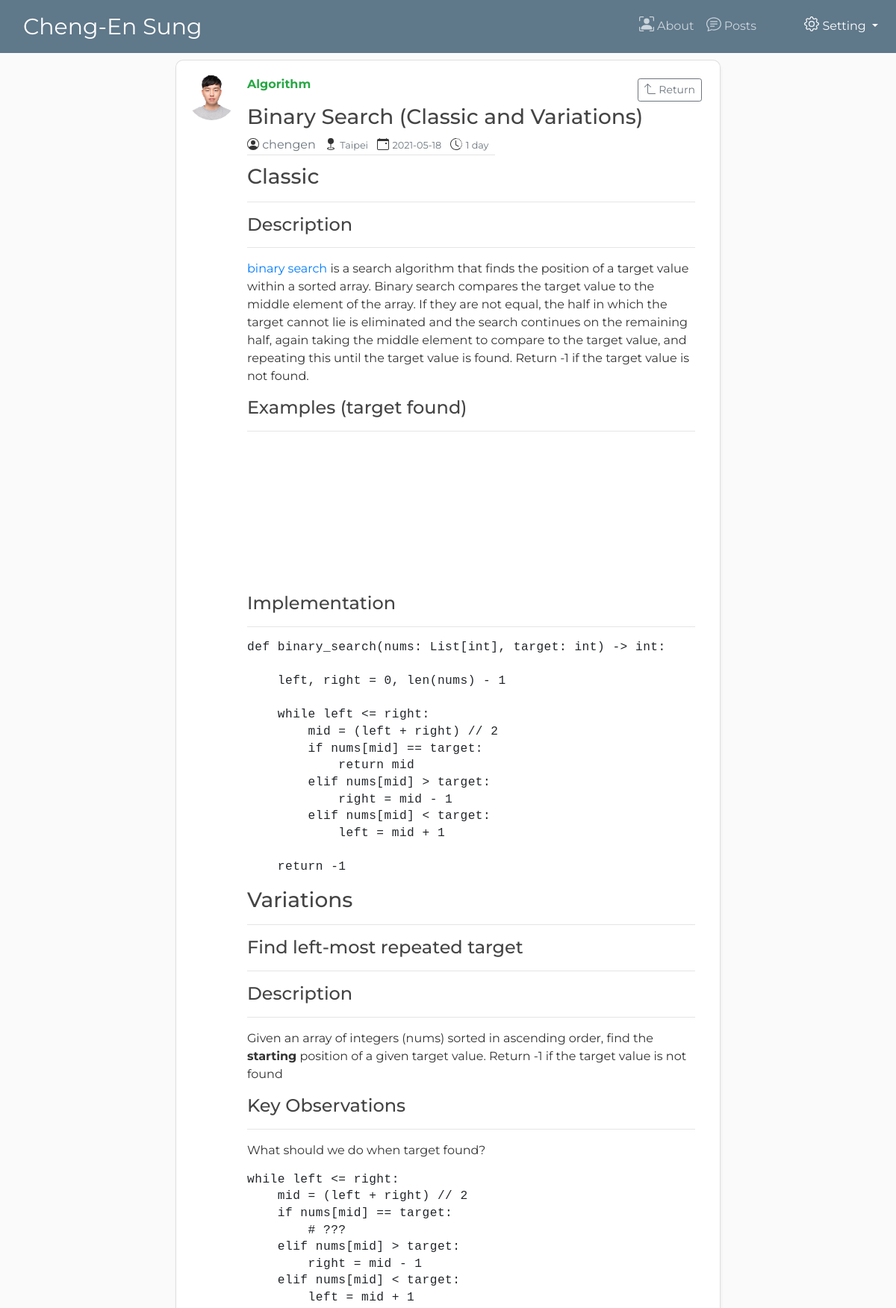
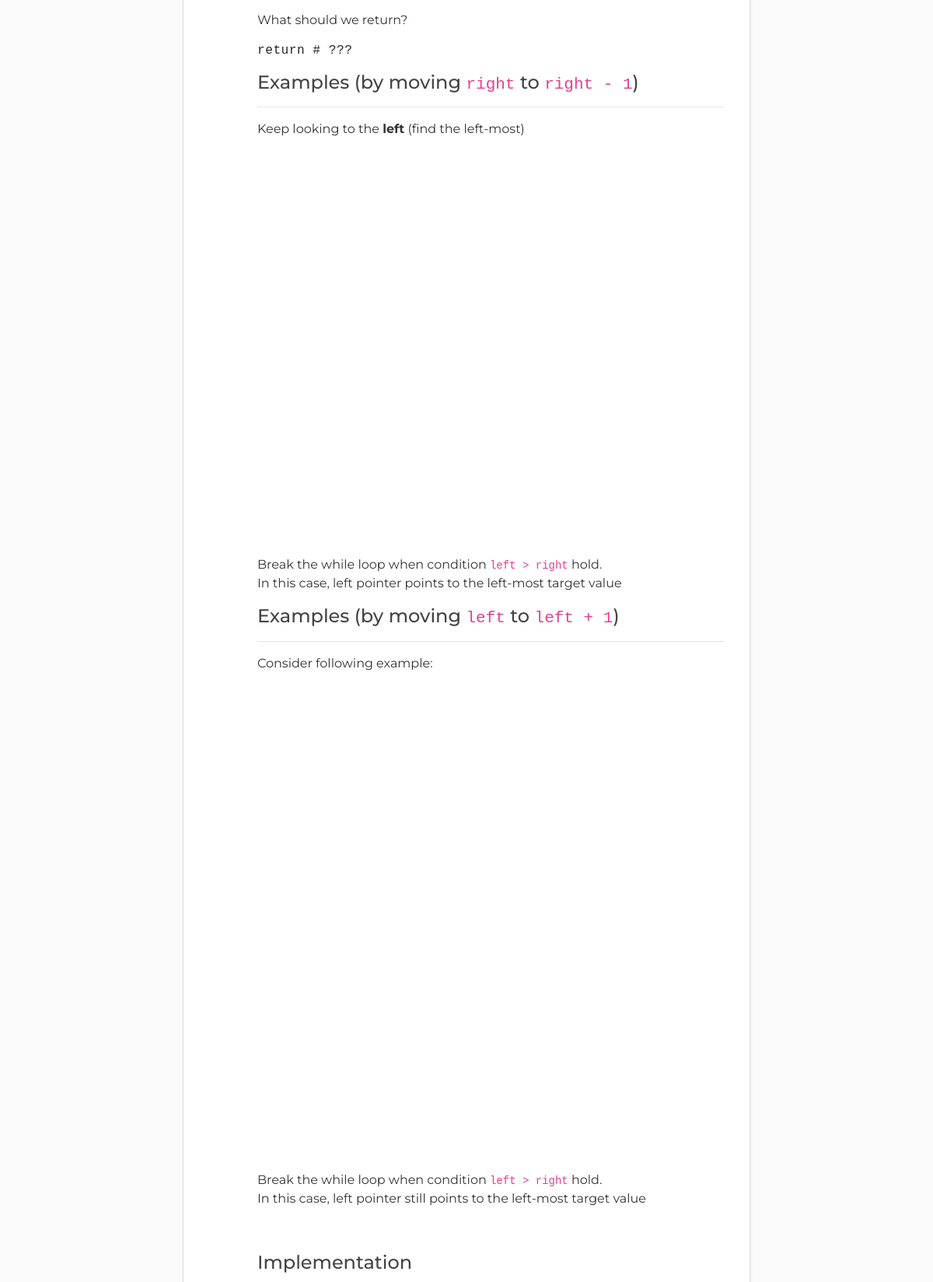
/posts/6 (upper part), run on the app's committed database (2 pictures, top to bottom).
### app/models.py (models this page shows, shortened)
class User(db.Model, UserMixin):
    __tablename__ = 'users'
    id = db.Column(db.Integer, primary_key=True)
    username = db.Column(db.String(20), unique=True, nullable=False)
    role = db.Column(db.String(20), unique=False, nullable=False)
    email = db.Column(db.String(120), unique=True, nullable=False)
    gender = db.Column(db.String(5), unique=False, nullable=False)
    profile_picture = db.Column(db.String(20), nullable=False)
    password = db.Column(db.String(20), nullable=False)
    posts = db.relationship('Article', backref='author', lazy=True)

class Article(db.Model):
    id = db.Column(db.Integer, primary_key=True)
    title = db.Column(db.String(20), nullable=False)
    location = db.Column(db.String(20), nullable=False, default=geocoder.ip("me").city)
    date_posted = db.Column(db.DateTime, nullable=False, default=datetime.utcnow)
    category = db.Column(db.String(20), nullable=False, default="Trivial")
    content = db.Column(db.Text, nullable=False)
    user_id = db.Column(db.Integer, db.ForeignKey("users.id"), nullable=False)

### app/routes.py (the view)
@app.route('/posts/<int:article_id>')
def article(article_id):
    article = Article.query.get_or_404(article_id)
    return render_template('article.html', title=article.title, article=article, content=markdown2.markdown(article.content, extras=[
        "fenced-code-blocks",
        "code-friendly",
        "cuddled-lists",
        "tables",
        "task_list",
        "footnotes",
        "xml",
        "target-blank-links",
    ]), cur_time=datetime.utcnow())

### app/templates/article.html (shortened to what this page needs)
{% extends 'layout.html' %}
{% set MAX_POST_LENGTH = 100 %}
{% set MINUTE = 60 %}
{% set HOUR = 60**2 %}
{% set DAY = 24*60**2 %}
{% set WEEK = 7*24*60**2 %}
{% set MONTH = 30*7*24*60**2 %}
{% set YEAR = 12*30*7*24*60**2 %}
{% set ROLE_ADMIN = 'admin' %}
{% set ROLE_GENERAL = 'general' %}
{% block content %}
    <div class="card flex-md-row mb-4 box-shadow h-md-250">
        <img class="rounded-circle article-img" src="{{ url_for('static', filename='profile_image/' + article.author.profile_picture) }}">
        <div class="card-body d-flex flex-column align-items-start">
			<div class="d-flex article-billboard">
				<strong class="d-inline-block mb-2 text-success">{{ article.category }}</strong>
				<div class="ml-auto">
                    <nobr>
                        <a class="btn btn-outline-secondary btn-sm m-1" href={{ url_for('posts') }}>
                            Return
                        </a>
                    </nobr>
				</div>
			</div>
			<h3 class="article-title">
				{{ article.title }}
			</h3>
            <div class="article-metadata">
                <a class="text-muted mr-2" href="#">{{ article.author.username }}</a>
                <small class="text-muted mr-2">{{ article.location }}</small>
                <small class="text-muted mr-2">{{ article.date_posted.strftime('%Y-%m-%d') }}</small>
                {% set timespan = (cur_time - article.date_posted).total_seconds() %}
                {% if timespan < MINUTE %}
                    <small class="text-muted mr-2">{{ timespan | int }} seccond</small>
                {% elif timespan >= MINUTE and timespan < HOUR %}
                    <small class="text-muted mr-2">{{ (timespan // MINUTE) | int  }} minute</small>
                {% elif timespan >= HOUR and timespan < DAY %}
                    <small class="text-muted mr-2">{{ (timespan // HOUR) | int }} hour</small>
                {% elif timespan >= DAY and timespan < WEEK %}
                    <small class="text-muted mr-2">{{ (timespan // DAY) | int }} day</small>
                {% elif timespan >= WEEK and timespan < MONTH %}
                    <small class="text-muted mr-2">{{ (timespan // WEEK) | int }} week</small>
                {% elif timespan >= MONTH and timespan < YEAR %}
                    <small class="text-muted mr-2">{{ (timespan // MONTH) | int }} month</small>
                {% elif timespan >= YEAR %}
                    <small class="text-muted mr-2">{{ timespan // YEAR }} year</small>
                {% endif %}
            </div>
            <div class="card-text">
                <p class="mb-auto mt-2">{{ content | safe }} </p>
            </div>
        </div>
    </div>
{% endblock content %}

### app/static/css/autumn.css (style rules this page uses)
pre { line-height: 140%; letter-spacing: 0.5px; font-size: 101%; }

### app/static/css/style.css (style rules this page uses)
* { font-family: "Montserrat", serif; }
body { background: #fafafa; color: #333333; margin-top: 5rem; }
div.card { box-shadow: 1px 4px 4px 0 rgba(0, 0, 0, 0.05); border-radius: 10px; }
div.card div.card-body div.card-text { max-width: 600px; position: relative; overflow: auto; }
h1, h2, h3, h4, h5, h6 { color: #444444; }
.article-img { height: 65px; width: 65px; margin-top: 15px; margin-left: 15px; margin-right: -5px; }
.article-billboard { width: 100%; }
.article-metadata { padding-bottom: 1px; margin-bottom: 4px; border-bottom: 1px solid #e3e3e3; }

### data on the page
User: profile_picture (picture), author.username "chengen"
Article: category "Algorithm", title "Binary Search (Classic and Variations)", location "Taipei", date_posted "2021-05-18"
